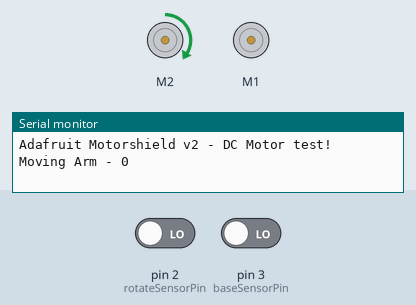
Bench run of a sketch on a simulated Arduino Uno, built with avr-gcc and run on an emulated ATmega328P. Shown: 2 × DC motor (green arrow = forward, orange = backward, longer = faster), the last lines printed to the serial monitor. The inputs (shaded band) are chosen by the test bench; at power-on: pin 2 (rotateSensorPin) LOW, pin 3 (baseSensorPin) LOW.

Above: at 1.2 s.
1.3 s: pin 2 (rotateSensorPin) driven HIGH
At 1.9 s:
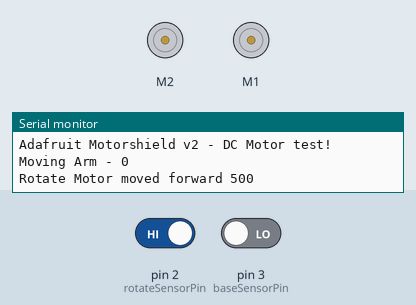
4.3 s: pin 3 (baseSensorPin) driven HIGH
At 5.5 s:
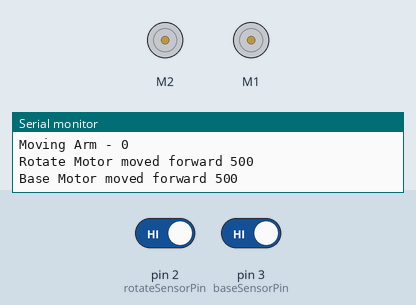
7.3 s: pin 3 (baseSensorPin) driven LOW
At 8.7 s:
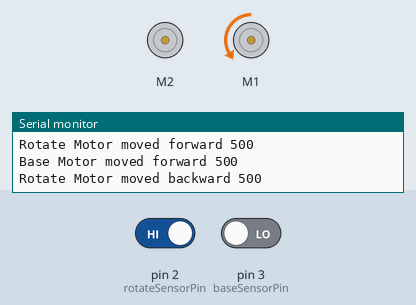
9.8 s: pin 2 (rotateSensorPin) driven LOW and pin 3 (baseSensorPin) driven HIGH
At 10.9 s:
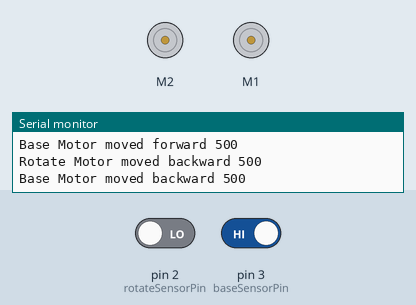
Timing chart, 0 to 15.3 s (numbered marks = the images above; inputs shaded):
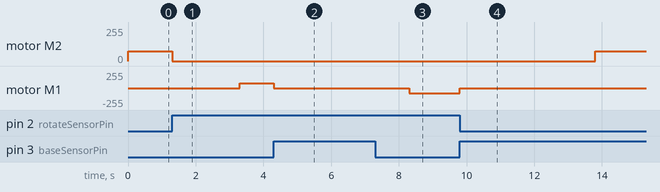

The sketch:

MotorsTest.ino
```cpp
/*
This is a test sketch for the Adafruit assembled Motor Shield for Arduino v2
It won't work with v1.x motor shields! Only for the v2's with built in PWM
control

For use with the Adafruit Motor Shield v2
---->	http://www.adafruit.com/products/1438
*/

#include <Wire.h>
#include <Adafruit_MotorShield.h>
//#include "utility/Adafruit_PWMServoDriver.h"


// OPTO
int rotateSensorPin = 2;
int baseSensorPin  = 3;
int rotateSensor = 0;
int baseSensor = 0;
int count = 0;


// Test Parameters

int rotateMove = 500;
int rotateSpeed = 75;
int baseMove = 500;
int baseSpeed = 75;

int delayTime = 2000;


// Create the motor shield object with the default I2C address
//Adafruit_MotorShield AFMS = Adafruit_MotorShield();
// Or, create it with a different I2C address (say for stacking)
// Adafruit_MotorShield AFMS = Adafruit_MotorShield(0x61);

Adafruit_MotorShield AFMSbot(0x61);                   // Rightmost jumper closed
Adafruit_MotorShield AFMStop(0x60);                   // Default address, no jumpers


// Select which 'port' M1, M2, M3 or M4. In this case, M1
Adafruit_DCMotor *rotateMotor = AFMStop.getMotor(2);
Adafruit_DCMotor *baseMotor = AFMStop.getMotor(1);
// You can also make another motor on port M2
//Adafruit_DCMotor *myOtherMotor = AFMS.getMotor(2);

void setup() {
  Serial.begin(9600);           // set up Serial library at 9600 bps
  Serial.println("Adafruit Motorshield v2 - DC Motor test!");

  //AFMS.begin();  // create with the default frequency 1.6KHz
  AFMSbot.begin(1000);  // OR with a different frequency, say 1KHz
  AFMStop.begin(1000);  // OR with a different frequency, say 1KHz

  // Set the speed to start, from 0 (off) to 255 (max speed)
  //myMotor->setSpeed(100);
  //myMotor->run(FORWARD);
  // turn on motor
  //myMotor->run(RELEASE);
}

void loop() {
  uint8_t i;

  Serial.println("Moving Arm - " + String(count));

  // Forwards
  rotateMotor->run(FORWARD);
  baseMotor->run(FORWARD);
  //
  // Rotate
  //
  rotateSensor = 0;
  while (rotateSensor != rotateMove ) {
    rotateMotor->setSpeed(rotateSpeed);
    if  (digitalRead(rotateSensorPin) == 1) {
        rotateSensor ++;
    }
  }
  rotateMotor->setSpeed(0);
  Serial.println("Rotate Motor moved forward " + String(rotateSensor));
  delay(delayTime);
  //
  // Base
  //
  baseSensor = 0;
  while (baseSensor != baseMove ) {
    baseMotor->setSpeed(baseSpeed);
    if  (digitalRead(baseSensorPin) == 1) {
        baseSensor ++;
    }
  }
  baseMotor->setSpeed(0);
  Serial.println("Base Motor moved forward " + String(baseSensor));
  delay(delayTime);


  // Forwards
  rotateMotor->run(BACKWARD);
  baseMotor->run(BACKWARD);
  //
  // Rotate
  //
  rotateSensor = 0;
  while (rotateSensor != rotateMove ) {
    rotateMotor->setSpeed(rotateSpeed);
    if  (digitalRead(rotateSensorPin) == 1) {
        rotateSensor ++;
    }
  }
  rotateMotor->setSpeed(0);
  Serial.println("Rotate Motor moved backward " + String(rotateSensor));
  delay(delayTime);
  //
  // Base
  //
  baseSensor = 0;
  while (baseSensor != baseMove ) {
    baseMotor->setSpeed(baseSpeed);
    if  (digitalRead(baseSensorPin) == 1) {
        baseSensor ++;
    }
  }
  baseMotor->setSpeed(0);
  Serial.println("Base Motor moved backward " + String(baseSensor));
  delay(delayTime);

  rotateMotor->run(RELEASE);
  baseMotor->run(RELEASE);
  Serial.println("Move Complete");
  delay(delayTime);
  count++;
}
```

Measured:
- after the input at 1.3 s, motor M2: forward 75/255 → stopped at once; motor M1: stopped → forward 75/255 after 2.0 s
- after the input at 4.3 s, motor M1: forward 75/255 → stopped at once
- after the input at 7.3 s, motor M1: stopped → backward 75/255 after 1.0 s
- after the input at 9.8 s, motor M2: stopped → forward 75/255 after 4.0 s; motor M1: backward 75/255 → stopped at once
